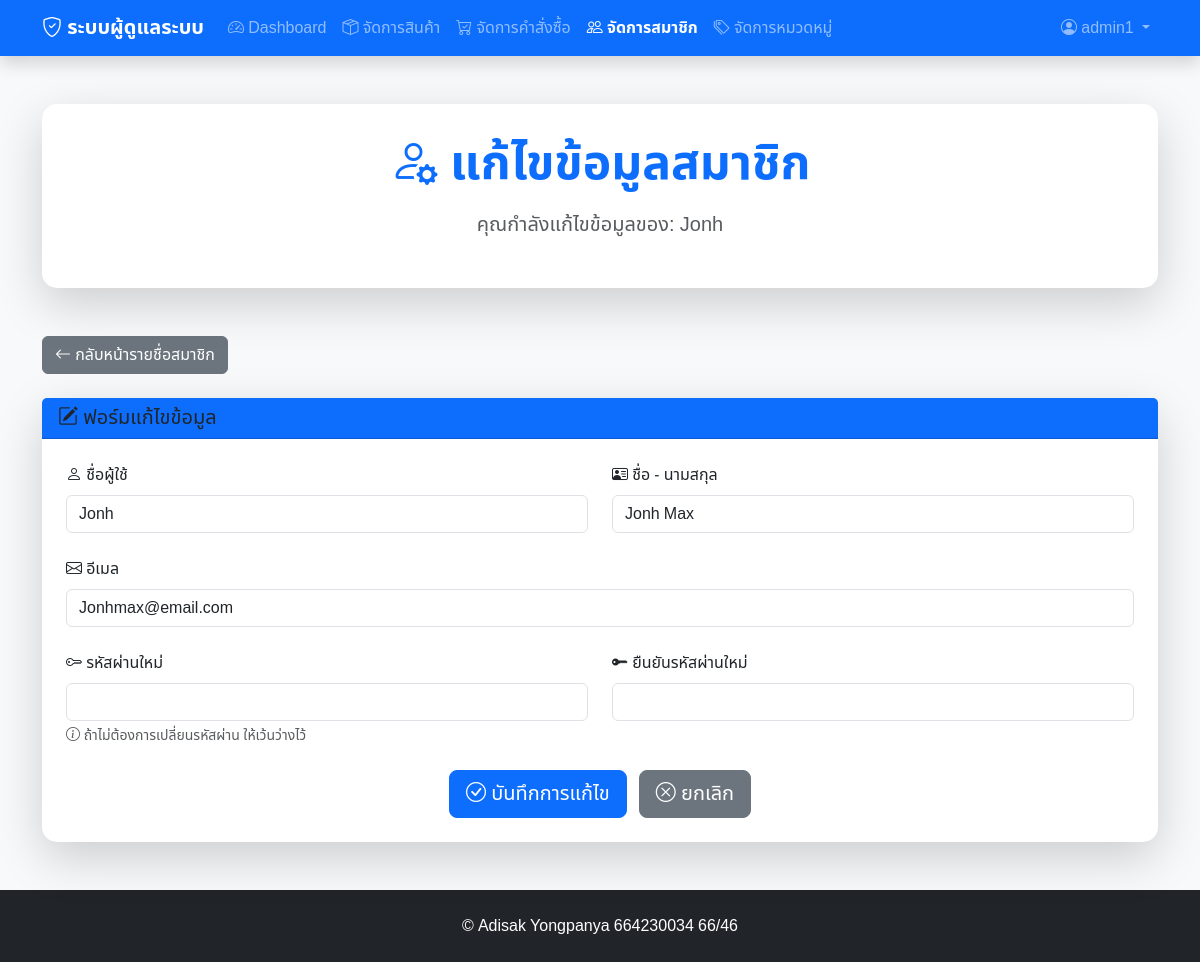
The page /admin/edit_user.php?id=6 (signed in) on the database as committed earlier.
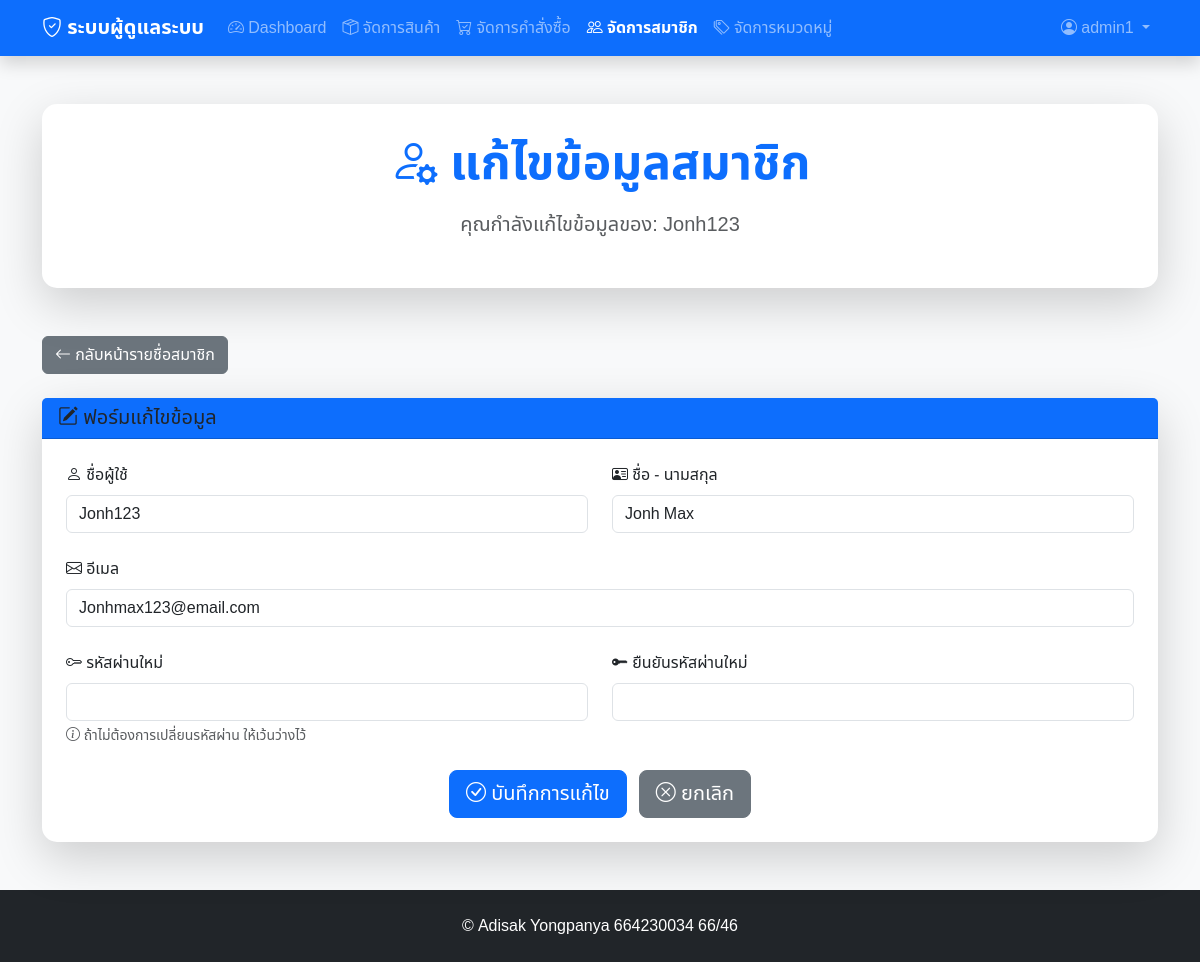
The same page on the database as committed later.
### tables this page shows
CREATE TABLE `users` (
  `user_id` int(11) NOT NULL,
  `username` varchar(50) NOT NULL,
  `password` varchar(255) NOT NULL,
  `email` varchar(100) NOT NULL,
  `full_name` varchar(100) DEFAULT NULL,
  `role` enum('admin','member') DEFAULT 'member',
  `created_at` timestamp NOT NULL DEFAULT current_timestamp()
);

### admin/edit_user.php (the view, shortened to what this page needs)
<?php
require '../config.php';
$user_id = (int)$_GET['id'];
$stmt = $conn->prepare("SELECT * FROM users WHERE user_id = ? AND role = 'member'");
$stmt->execute([$user_id]);
$user = $stmt->fetch(PDO::FETCH_ASSOC);
?>
<!DOCTYPE html>
<html lang="th">
<head>
    <link href="https://cdn.jsdelivr.net/npm/bootstrap@5.3.7/dist/css/bootstrap.min.css" rel="stylesheet">
    <link href="https://cdn.jsdelivr.net/npm/bootstrap-icons@1.10.0/font/bootstrap-icons.css" rel="stylesheet">
    <link rel="stylesheet" href="admin_main.css">
</head>
<body>
    <?php require_once 'navbar_admin.php'; ?>
    <div class="container mt-5">
        <div class="row mb-4">
            <div class="col-12">
                <div class="card admin-card shadow-lg">
                    <div class="card-body text-center">
                        <h1 class="display-5 text-primary mb-3 fw-bold">
                            <i class="bi bi-person-gear"></i> แก้ไขข้อมูลสมาชิก
                        </h1>
                        <p class="lead text-muted">
                            คุณกำลังแก้ไขข้อมูลของ: <strong><?= htmlspecialchars($user['username']) ?></strong>
                        </p>
                    </div>
                </div>
            </div>
        </div>
    </div>
    <div class="container mt-5">
        <div class="row mb-4">
            <div class="col-12">
                <a href="users.php" class="btn btn-secondary">
                    <i class="bi bi-arrow-left"></i> กลับหน้ารายชื่อสมาชิก
                </a>
            </div>
        </div>
        <div class="row">
            <div class="col-12">
                <div class="card admin-card shadow-lg">
                    <div class="card-header bg-primary text-white">
                        <h5 class="mb-0 text-dark">
                            <i class="bi bi-pencil-square"></i> ฟอร์มแก้ไขข้อมูล
                        </h5>
                    </div>
                    <div class="card-body p-4">
                        <form method="post" class="row g-4">
                            <div class="col-md-6">
                                <label for="username" class="form-label"><i class="bi bi-person"></i> ชื่อผู้ใช้</label>
                                <input type="text" name="username" id="username" class="form-control" required
                                       value="<?= htmlspecialchars($user['username']) ?>">
                            </div>
                            <div class="col-md-6">
                                <label for="full_name" class="form-label"><i class="bi bi-person-vcard"></i> ชื่อ - นามสกุล</label>
                                <input type="text" name="full_name" id="full_name" class="form-control"
                                       value="<?= htmlspecialchars($user['full_name']) ?>">
                            </div>
                            <div class="col-12">
                                <label for="email" class="form-label"><i class="bi bi-envelope"></i> อีเมล</label>
                                <input type="email" name="email" id="email" class="form-control" required
                                       value="<?= htmlspecialchars($user['email']) ?>">
                            </div>
                            <div class="col-md-6">
                                <label for="password" class="form-label"><i class="bi bi-key"></i> รหัสผ่านใหม่</label>
                                <input type="password" name="password" id="password" class="form-control">
                                <div class="form-text">
                                    <i class="bi bi-info-circle"></i> ถ้าไม่ต้องการเปลี่ยนรหัสผ่าน ให้เว้นว่างไว้
                                </div>
                            </div>
                            <div class="col-md-6">
                                <label for="confirm_password" class="form-label"><i class="bi bi-key-fill"></i> ยืนยันรหัสผ่านใหม่</label>
                                <input type="password" name="confirm_password" id="confirm_password" class="form-control">
                            </div>
                            <div class="col-12 text-center mt-4">
                                <button type="submit" class="btn btn-primary btn-lg">
                                    <i class="bi bi-check-circle"></i> บันทึกการแก้ไข
                                </button>
                                <a href="users.php" class="btn btn-secondary btn-lg ms-2">
                                    <i class="bi bi-x-circle"></i> ยกเลิก
                                </a>
                            </div>
                        </form>
                    </div>
                </div>
            </div>
        </div>
    </div>
    <?php require_once 'footer_admin.php'; ?>
</body>
</html>

Rows that differ between the two databases and show on the page:
changed users "Jonh Max": username "Jonh" → "Jonh123"; email "Jonhmax@email.com" → "Jonhmax123@email.com"
